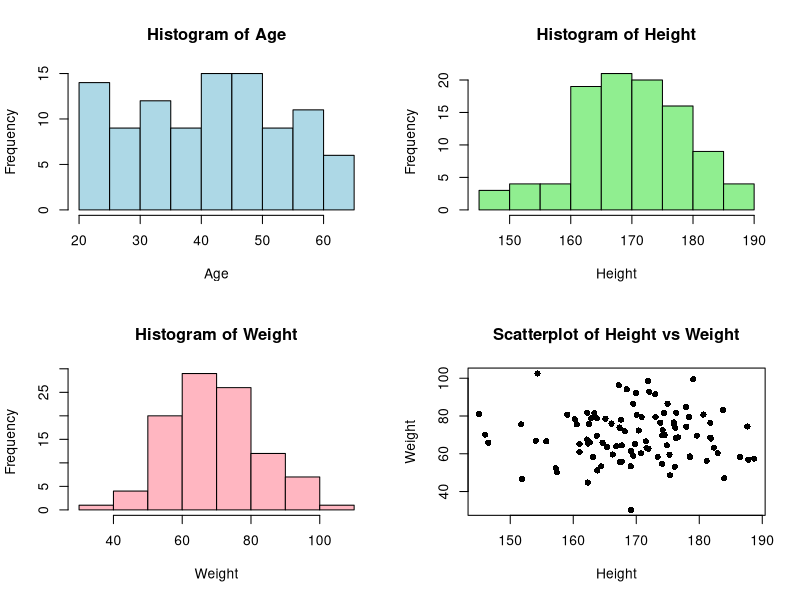

Source code (R):
# Generate a random dataset
set.seed(123)  # Setting seed for reproducibility
num_rows <- 100
data <- data.frame(
  ID = 1:num_rows,
  Age = sample(18:65, num_rows, replace = TRUE),
  Height = round(rnorm(num_rows, mean = 170, sd = 10), 2),
  Weight = round(rnorm(num_rows, mean = 70, sd = 12), 2)
)

# Display the first few rows of the dataset
print(head(data))

# Summary statistics
summary(data)

# Plotting
par(mfrow=c(2, 2))  # Divide the plotting area into a 2x2 grid
hist(data$Age, main="Histogram of Age", xlab="Age", col="lightblue")
hist(data$Height, main="Histogram of Height", xlab="Height", col="lightgreen")
hist(data$Weight, main="Histogram of Weight", xlab="Weight", col="lightpink")
plot(data$Height, data$Weight, main="Scatterplot of Height vs Weight", xlab="Height", ylab="Weight", pch=16)
